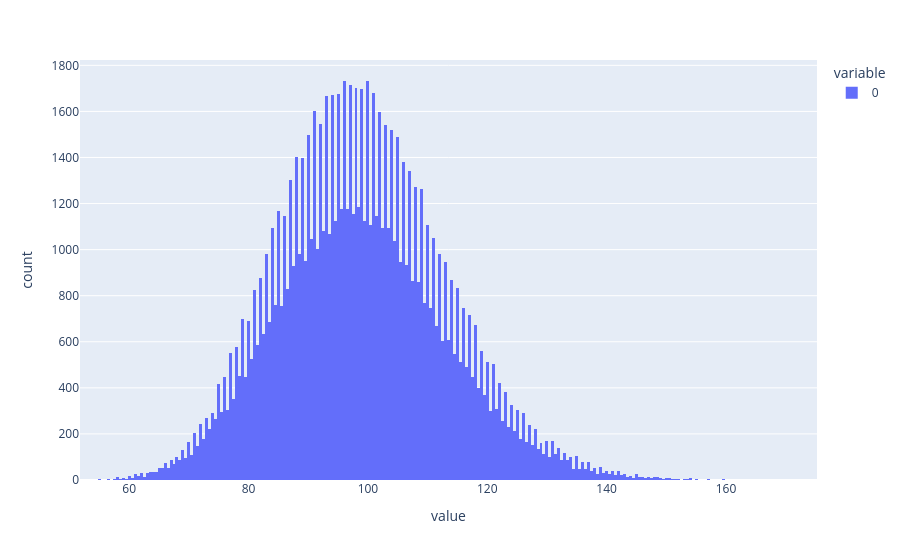

The notebook cell this image was saved under:
### Code cell
# для случая с костью на 20 граней

n = 100 # количество градаций номинативной переменной
N = 100000 # количество выборок
L = 1000 # размер одной выборки
chi_squared = []
for i in range(N):
    result = []
    for j in range(L):
        result.append(random.randint(1, n))
    chi_squared.append(
        sum([(result.count(k) - L / n) ** 2 / (L / n) for k in range(1, n + 1)]))
fig = px.histogram(chi_squared)
fig.show()

### Figure 1 — Plotly figure (JSON) as saved in the notebook; plotly's stock layout.template omitted (floating-point values rounded to 4 significant figures; data arrays with more than 128 entries replaced by an {"elided": "..."} marker saying what was removed)
{"data": [{"alignmentgroup": "True", "bingroup": "x", "hovertemplate": "variable=0<br>value=%{x}<br>count=%{y}<extra></extra>", "legendgroup": "0", "marker": {"color": "#636efa", "pattern": {"shape": ""}}, "name": "0", "offsetgroup": "0", "orientation": "v", "showlegend": true, "type": "histogram", "x": {"elided": "100000 float values"}, "xaxis": "x", "yaxis": "y"}], "layout": {"barmode": "relative", "legend": {"title": {"text": "variable"}, "tracegroupgap": 0}, "margin": {"t": 60}, "xaxis": {"anchor": "y", "domain": [0, 1], "title": {"text": "value"}}, "yaxis": {"anchor": "x", "domain": [0, 1], "title": {"text": "count"}}}}
